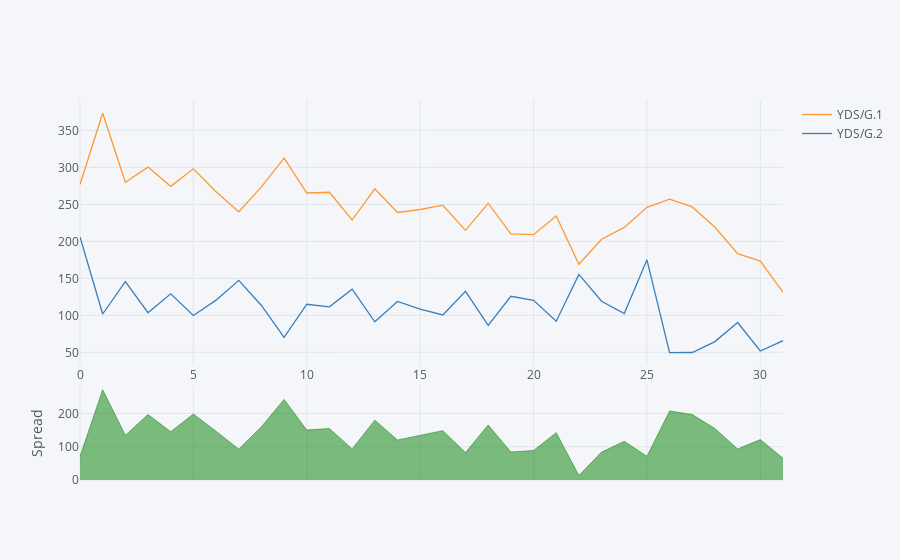

Notebook source saved alongside this figure:
### Code cell
tot_stats[['YDS/G.1','YDS/G.2']].iplot(kind='spread')

### Figure 1 — Plotly figure (JSON) as saved in the notebook; plotly's stock layout.template omitted (floating-point values rounded to 4 significant figures)
{"data": [{"line": {"color": "rgba(255, 153, 51, 1.0)", "dash": "solid", "shape": "linear", "width": 1.3}, "mode": "lines", "name": "YDS/G.1", "text": "", "type": "scatter", "uid": "9de16256-6230-484e-9a85-78dca4bc561d", "x": [0, 1, 2, 3, 4, 5, 6, 7, 8, 9, 10, 11, 12, 13, 14, 15, 16, 17, 18, 19, 20, 21, 22, 23, 24, 25, 26, 27, 28, 29, 30, 31], "y": [276.8, 373, 279.8, 300.3, 274.3, 298, 267, 240, 273.5, 312.5, 265.3, 266.3, 228.8, 271, 239, 243, 248.8, 214.8, 251.5, 210, 209, 234.3, 169, 202.8, 218.8, 246, 257, 246.5, 219, 183.3, 173.3, 131]}, {"line": {"color": "rgba(55, 128, 191, 1.0)", "dash": "solid", "shape": "linear", "width": 1.3}, "mode": "lines", "name": "YDS/G.2", "text": "", "type": "scatter", "uid": "d8e12bb8-0007-4f82-8652-7bda26e85168", "x": [0, 1, 2, 3, 4, 5, 6, 7, 8, 9, 10, 11, 12, 13, 14, 15, 16, 17, 18, 19, 20, 21, 22, 23, 24, 25, 26, 27, 28, 29, 30, 31], "y": [205.8, 101.8, 145.5, 103.5, 129, 99.8, 120.5, 147.3, 113.3, 70.3, 115, 111.5, 135.3, 91.3, 118.8, 108.3, 100.5, 132.5, 86.3, 125.8, 120.3, 92, 155.3, 119, 102.5, 175, 49.5, 49.8, 64.5, 90.3, 51.8, 65.7]}, {"connectgaps": false, "fill": "tozeroy", "line": {"color": "green", "dash": "solid", "shape": "linear", "width": 0.5}, "mode": "lines", "name": "Spread", "showlegend": false, "type": "scatter", "uid": "dcb1acdb-28e4-49fc-989b-f181ffe915ed", "x": [0, 1, 2, 3, 4, 5, 6, 7, 8, 9, 10, 11, 12, 13, 14, 15, 16, 17, 18, 19, 20, 21, 22, 23, 24, 25, 26, 27, 28, 29, 30, 31], "xaxis": "x2", "y": [71, 271.2, 134.3, 196.8, 145.3, 198.2, 146.5, 92.7, 160.2, 242.2, 150.3, 154.8, 93.5, 179.7, 120.2, 134.7, 148.3, 82.3, 165.2, 84.2, 88.7, 142.3, 13.7, 83.8, 116.3, 71, 207.5, 196.7, 154.5, 93.0, 121.5, 65.3], "yaxis": "y2"}, {"connectgaps": false, "fill": "tozeroy", "line": {"color": "red", "dash": "solid", "shape": "linear", "width": 0.5}, "mode": "lines", "name": "Spread", "showlegend": false, "type": "scatter", "uid": "13fad1f5-83f0-40e8-8a0b-b9e46faa3b6a", "x": [0, 1, 2, 3, 4, 5, 6, 7, 8, 9, 10, 11, 12, 13, 14, 15, 16, 17, 18, 19, 20, 21, 22, 23, 24, 25, 26, 27, 28, 29, 30, 31], "xaxis": "x2", "y": ["", "", "", "", "", "", "", "", "", "", "", "", "", "", "", "", "", "", "", "", "", "", "", "", "", "", "", "", "", "", "", ""], "yaxis": "y2"}], "layout": {"hovermode": "x", "legend": {"bgcolor": "#F5F6F9", "font": {"color": "#4D5663"}}, "paper_bgcolor": "#F5F6F9", "plot_bgcolor": "#F5F6F9", "title": {"font": {"color": "#4D5663"}}, "xaxis": {"gridcolor": "#E1E5ED", "showgrid": true, "tickfont": {"color": "#4D5663"}, "title": {"font": {"color": "#4D5663"}, "text": ""}, "zerolinecolor": "#E1E5ED"}, "xaxis2": {"anchor": "y2", "gridcolor": "#E1E5ED", "showgrid": true, "showticklabels": false, "tickfont": {"color": "#4D5663"}, "title": {"font": {"color": "#4D5663"}, "text": ""}, "zerolinecolor": "#E1E5ED"}, "yaxis": {"domain": [0.3, 1], "gridcolor": "#E1E5ED", "showgrid": true, "tickfont": {"color": "#4D5663"}, "title": {"font": {"color": "#4D5663"}, "text": ""}, "zerolinecolor": "#E1E5ED"}, "yaxis2": {"domain": [0, 0.25], "gridcolor": "#E1E5ED", "showgrid": true, "tickfont": {"color": "#4D5663"}, "title": {"font": {"color": "#4D5663"}, "text": "Spread"}, "zerolinecolor": "#E1E5ED"}}}
